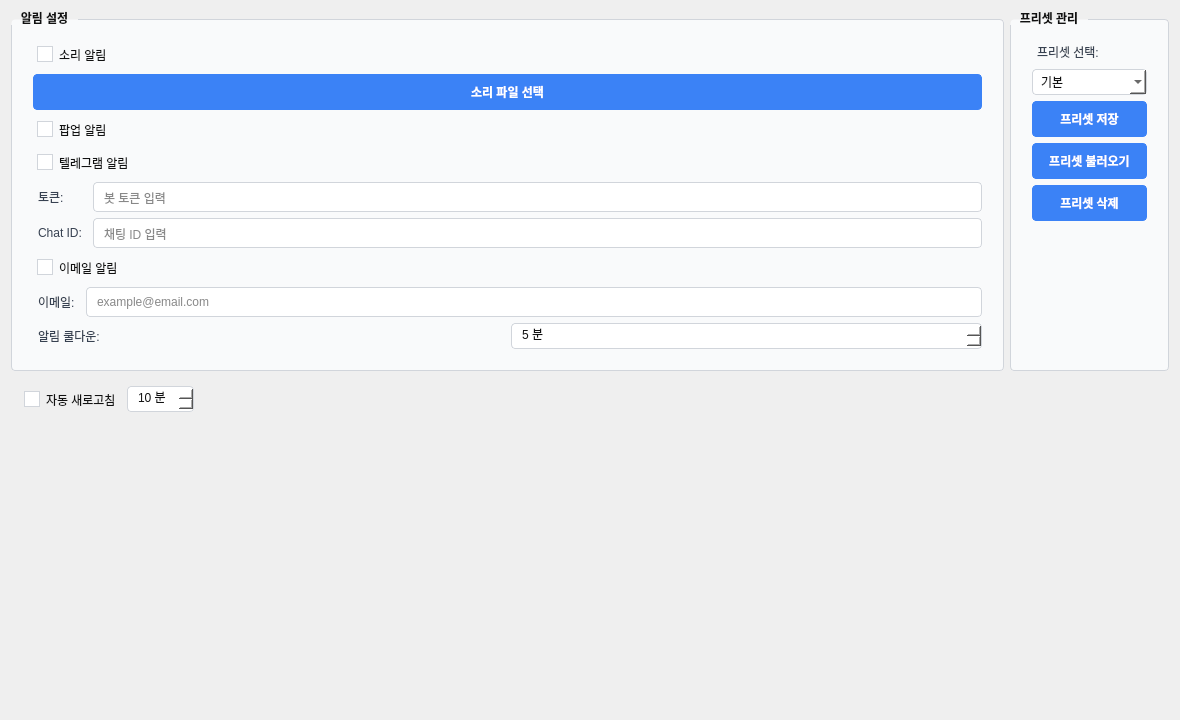
<?xml version="1.0" encoding="UTF-8"?>
<ui version="4.0">
 <class>TabAlertsPresets</class>
 <widget class="QWidget" name="TabAlertsPresets">
  <property name="geometry">
   <rect>
    <x>0</x>
    <y>0</y>
    <width>1180</width>
    <height>720</height>
   </rect>
  </property>
  <property name="styleSheet">
   <string notr="true">QGroupBox {
  border: 1px solid #d1d5db;
  border-radius: 4px;
  margin-top: 8px;
  padding: 12px;
  background: #f9fafb;
  color: #111111;
  font-weight: bold;
}
QGroupBox::title {
  subcontrol-origin: margin;
  subcontrol-position: top left;
  padding: 0 8px;
  color: #111111;
}
QLabel {
  color: #374151;
  padding: 2px;
}
QCheckBox {
  color: #111111;
  padding: 4px;
}
QCheckBox:hover {
  color: #111111;
  background: #f3f4f6;
}
QCheckBox::indicator {
  width: 14px;
  height: 14px;
  border: 1px solid #d1d5db;
  background: white;
}
QCheckBox::indicator:checked {
  background: #3b82f6;
  border-color: #3b82f6;
}
QComboBox {
  border: 1px solid #d1d5db;
  border-radius: 4px;
  padding: 4px 8px;
  background: white;
  color: #111111;
}
QComboBox:hover {
  border-color: #3b82f6;
}
QComboBox QAbstractItemView {
  background: #ffffff;
  color: #111111;
  selection-background-color: #e8eefc;
  selection-color: #111111;
  border: 1px solid #d1d5db;
}
QSpinBox {
  border: 1px solid #d1d5db;
  border-radius: 4px;
  padding: 4px 8px;
  background: white;
  color: #111111;
}
QSpinBox:focus {
  border-color: #3b82f6;
}
QLineEdit {
  border: 1px solid #d1d5db;
  border-radius: 4px;
  padding: 6px 8px;
  background: white;
  color: #111111;
}
QLineEdit:focus {
  border-color: #3b82f6;
}
QPushButton {
  border: 1px solid #3b82f6;
  border-radius: 4px;
  padding: 8px 16px;
  background: #3b82f6;
  color: white;
  font-weight: bold;
}
QPushButton:hover {
  background: #2563eb;
  border-color: #2563eb;
}
QPushButton:pressed {
  background: #1d4ed8;
}</string>
  </property>
  <layout class="QVBoxLayout" name="verticalLayout">
   <item>
    <layout class="QHBoxLayout" name="topLayout">
     <item>
      <widget class="QGroupBox" name="alertSettingsGroup">
       <property name="title">
        <string>알림 설정</string>
       </property>
       <layout class="QVBoxLayout" name="verticalLayout_alert">
        <item>
         <widget class="QCheckBox" name="soundAlert">
          <property name="text">
           <string>소리 알림</string>
          </property>
         </widget>
        </item>
        <item>
         <layout class="QHBoxLayout" name="horizontalLayout_sound">
          <item>
           <widget class="QPushButton" name="soundFileButton">
            <property name="text">
             <string>소리 파일 선택</string>
            </property>
           </widget>
          </item>
         </layout>
        </item>
        <item>
         <widget class="QCheckBox" name="popupAlert">
          <property name="text">
           <string>팝업 알림</string>
          </property>
         </widget>
        </item>
        <item>
         <widget class="QCheckBox" name="telegramAlert">
          <property name="text">
           <string>텔레그램 알림</string>
          </property>
         </widget>
        </item>
        <item>
         <layout class="QGridLayout" name="gridLayout_telegram">
          <item row="0" column="0">
           <widget class="QLabel" name="label_telegramToken">
            <property name="text">
             <string>토큰:</string>
            </property>
           </widget>
          </item>
          <item row="0" column="1">
           <widget class="QLineEdit" name="telegramToken">
            <property name="placeholderText">
             <string>봇 토큰 입력</string>
            </property>
           </widget>
          </item>
          <item row="1" column="0">
           <widget class="QLabel" name="label_telegramChatId">
            <property name="text">
             <string>Chat ID:</string>
            </property>
           </widget>
          </item>
          <item row="1" column="1">
           <widget class="QLineEdit" name="telegramChatId">
            <property name="placeholderText">
             <string>채팅 ID 입력</string>
            </property>
           </widget>
          </item>
         </layout>
        </item>
        <item>
         <widget class="QCheckBox" name="emailAlert">
          <property name="text">
           <string>이메일 알림</string>
          </property>
         </widget>
        </item>
        <item>
         <layout class="QGridLayout" name="gridLayout_email">
          <item row="0" column="0">
           <widget class="QLabel" name="label_emailAddress">
            <property name="text">
             <string>이메일:</string>
            </property>
           </widget>
          </item>
          <item row="0" column="1">
           <widget class="QLineEdit" name="emailAddress">
            <property name="placeholderText">
             <string>example@email.com</string>
            </property>
           </widget>
          </item>
         </layout>
        </item>
        <item>
         <layout class="QGridLayout" name="gridLayout_cooldown">
          <item row="0" column="0">
           <widget class="QLabel" name="label_alertCooldown">
            <property name="text">
             <string>알림 쿨다운:</string>
            </property>
           </widget>
          </item>
          <item row="0" column="1">
           <widget class="QSpinBox" name="alertCooldown">
            <property name="suffix">
             <string> 분</string>
            </property>
            <property name="minimum">
             <number>1</number>
            </property>
            <property name="maximum">
             <number>60</number>
            </property>
            <property name="value">
             <number>5</number>
            </property>
           </widget>
          </item>
         </layout>
        </item>
       </layout>
      </widget>
     </item>
     <item>
      <widget class="QGroupBox" name="presetManagementGroup">
       <property name="title">
        <string>프리셋 관리</string>
       </property>
       <layout class="QVBoxLayout" name="verticalLayout_preset">
        <item>
         <widget class="QLabel" name="label_presetCombo">
          <property name="text">
           <string>프리셋 선택:</string>
          </property>
         </widget>
        </item>
        <item>
         <widget class="QComboBox" name="presetCombo">
          <item>
           <property name="text">
            <string>기본</string>
           </property>
          </item>
          <item>
           <property name="text">
            <string>단타용</string>
           </property>
          </item>
          <item>
           <property name="text">
            <string>스윙용</string>
           </property>
          </item>
          <item>
           <property name="text">
            <string>사용자 정의 1</string>
           </property>
          </item>
          <item>
           <property name="text">
            <string>사용자 정의 2</string>
           </property>
          </item>
          <item>
           <property name="text">
            <string>사용자 정의 3</string>
           </property>
          </item>
          <item>
           <property name="text">
            <string>사용자 정의 4</string>
           </property>
          </item>
          <item>
           <property name="text">
            <string>사용자 정의 5</string>
           </property>
          </item>
         </widget>
        </item>
        <item>
         <widget class="QPushButton" name="savePreset">
          <property name="text">
           <string>프리셋 저장</string>
          </property>
         </widget>
        </item>
        <item>
         <widget class="QPushButton" name="loadPreset">
          <property name="text">
           <string>프리셋 불러오기</string>
          </property>
         </widget>
        </item>
        <item>
         <widget class="QPushButton" name="deletePreset">
          <property name="text">
           <string>프리셋 삭제</string>
          </property>
         </widget>
        </item>
        <item>
         <spacer name="verticalSpacer_preset">
          <property name="orientation">
           <enum>Qt::Vertical</enum>
          </property>
          <property name="sizeHint" stdset="0">
           <size>
            <width>20</width>
            <height>40</height>
           </size>
          </property>
         </spacer>
        </item>
       </layout>
      </widget>
     </item>
    </layout>
   </item>
   <item>
    <widget class="QWidget" name="bottomContainer" native="true">
     <layout class="QHBoxLayout" name="horizontalLayout_bottom">
      <item>
       <widget class="QCheckBox" name="autoRefreshCheck">
        <property name="text">
         <string>자동 새로고침</string>
        </property>
       </widget>
      </item>
      <item>
       <widget class="QSpinBox" name="autoRefreshInterval">
        <property name="suffix">
         <string> 분</string>
        </property>
        <property name="minimum">
         <number>1</number>
        </property>
        <property name="maximum">
         <number>60</number>
        </property>
        <property name="value">
         <number>10</number>
        </property>
       </widget>
      </item>
      <item>
       <spacer name="horizontalSpacer">
        <property name="orientation">
         <enum>Qt::Horizontal</enum>
        </property>
        <property name="sizeHint" stdset="0">
         <size>
          <width>40</width>
          <height>20</height>
         </size>
        </property>
       </spacer>
      </item>
     </layout>
    </widget>
   </item>
   <item>
    <spacer name="verticalSpacer_bottom">
     <property name="orientation">
      <enum>Qt::Vertical</enum>
     </property>
     <property name="sizeHint" stdset="0">
      <size>
       <width>20</width>
       <height>40</height>
      </size>
     </property>
    </spacer>
   </item>
  </layout>
 </widget>
 <resources/>
 <connections/>
</ui>
